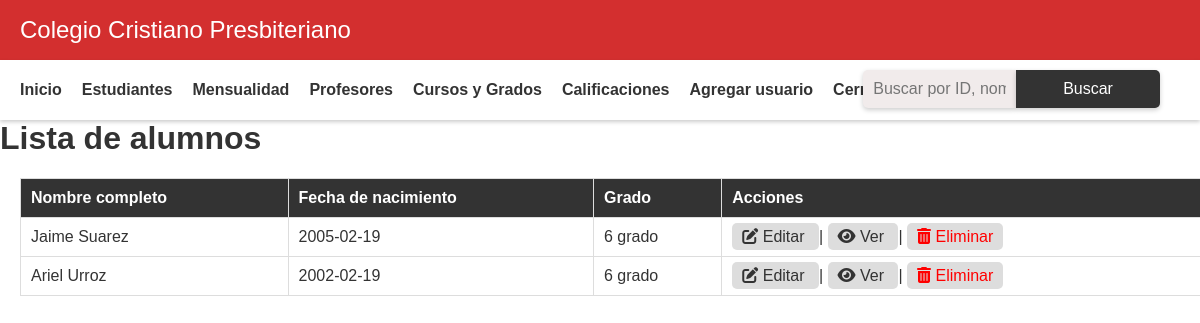
/code/view/admin/view_alumno.php (signed in), run on an earlier commit of the app's database.
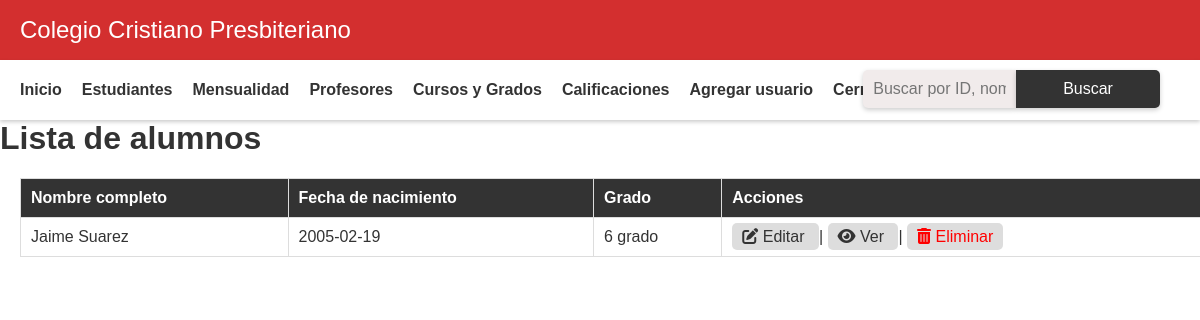
And on a later commit of the database.
### tables this page shows
CREATE TABLE `alumnos` (
  `id_alumno` int NOT NULL,
  `login_id` int NOT NULL,
  `nombre` varchar(50) NOT NULL,
  `apellidos` varchar(50) NOT NULL,
  `lugar_nacimiento` varchar(50) NOT NULL,
  `fecha_nacimiento` date NOT NULL,
  `codigo_estudiante` varchar(20) NOT NULL,
  `id_grado` int NOT NULL,
  `fecha_inscripcion` date NOT NULL,
  `padecimiento_alergia` varchar(100) DEFAULT NULL,
  `nombre_padre` varchar(50) NOT NULL,
  `nombre_madre` varchar(50) NOT NULL,
  `cedula_padre` varchar(20) NOT NULL,
  `cedula_madre` varchar(20) NOT NULL,
  `telefono_emergencia` varchar(20) NOT NULL,
  `ocupacion_padre` varchar(50) NOT NULL,
  `ocupacion_madre` varchar(50) NOT NULL,
  `direccion_exacta` varchar(100) NOT NULL
);

CREATE TABLE `grados` (
  `id_grado` int NOT NULL,
  `nombre_grado` varchar(50) NOT NULL
);

### code/view/admin/view_alumno.php (the view, shortened to what this page needs)
<?php
include '../../conexion.php';
include("header.php");
$limit = 10;
$page = isset($_GET['page']) ? $_GET['page'] : 1;
$offset = ($page - 1) * $limit;
if (isset($_POST['buscar'])) {
    $valor = $_POST['buscar'];
    $sql = "SELECT a.id_alumno, a.nombre, a.apellidos, a.fecha_nacimiento, g.nombre_grado
            FROM alumnos a
            INNER JOIN grados g ON a.id_grado = g.id_grado
            WHERE a.id_alumno = ? OR a.nombre LIKE ? OR a.fecha_nacimiento = ? OR a.apellidos LIKE ?
            ORDER BY a.apellidos, a.nombre
            LIMIT $limit OFFSET $offset";
    $stmt = $conexion->prepare($sql);
    $valor_like = "%" . $valor . "%";
    $stmt->bind_param("ssss", $valor, $valor_like, $valor, $valor_like);
    $stmt->execute();
} else {
    $sql = "SELECT a.id_alumno, a.nombre, a.apellidos, a.fecha_nacimiento, g.nombre_grado
            FROM alumnos a
            INNER JOIN grados g ON a.id_grado = g.id_grado
            ORDER BY a.apellidos, a.nombre
            LIMIT $limit OFFSET $offset";
    $stmt = $conexion->prepare($sql);
    $stmt->execute();
}
$resultado = $stmt->get_result();
?>
<!DOCTYPE html>
<html>
<head>
	  <link rel="stylesheet" href="https://cdnjs.cloudflare.com/ajax/libs/font-awesome/6.5.0/css/all.min.css">
</head>
<body>
	<h1>Lista de alumnos</h1>
	<form method="post" class="search-form">
		<input type="text" name="buscar" placeholder="Buscar por ID, nombre, fecha de nacimiento o apellido">
		<button type="submit">Buscar</button>
	</form>
	<table>
		<tr>
			<th>Nombre completo</th>
			<th>Fecha de nacimiento</th>
			<th>Grado</th>
			<th>Acciones</th>
		</tr>
		<?php while ($fila = $resultado->fetch_assoc()) { ?>
            <tr>
                <td><?php echo $fila['nombre'] . ' ' . $fila['apellidos']; ?></td>
                <td><?php echo $fila['fecha_nacimiento']; ?></td>
                <td><?php echo $fila['nombre_grado']; ?></td>
                <td>
                    <a href="editar_alumno.php?id=<?php echo $fila['id_alumno']; ?>">
                        <i class="fas fa-edit"></i> Editar
                    </a> |
                    <a href="show_alumno.php?id=<?php echo $fila['id_alumno']; ?>">
                        <i class="fas fa-eye"></i> Ver
                    </a> |
                    <a href="#" class="delete-link" onclick="eliminarAlumno(<?php echo $fila['id_alumno']; ?>)">
                        <i class="fas fa-trash-alt"></i> Eliminar
                    </a>
                </td>
            </tr>
        <?php } ?>
	</table>
</body>
</html>

What changed in the data, as far as the page shows it:
removed alumnos: nombre "Ariel", apellidos "Urroz", fecha_nacimiento "2002-02-19", id_grado.nombre_grado "6 grado"
